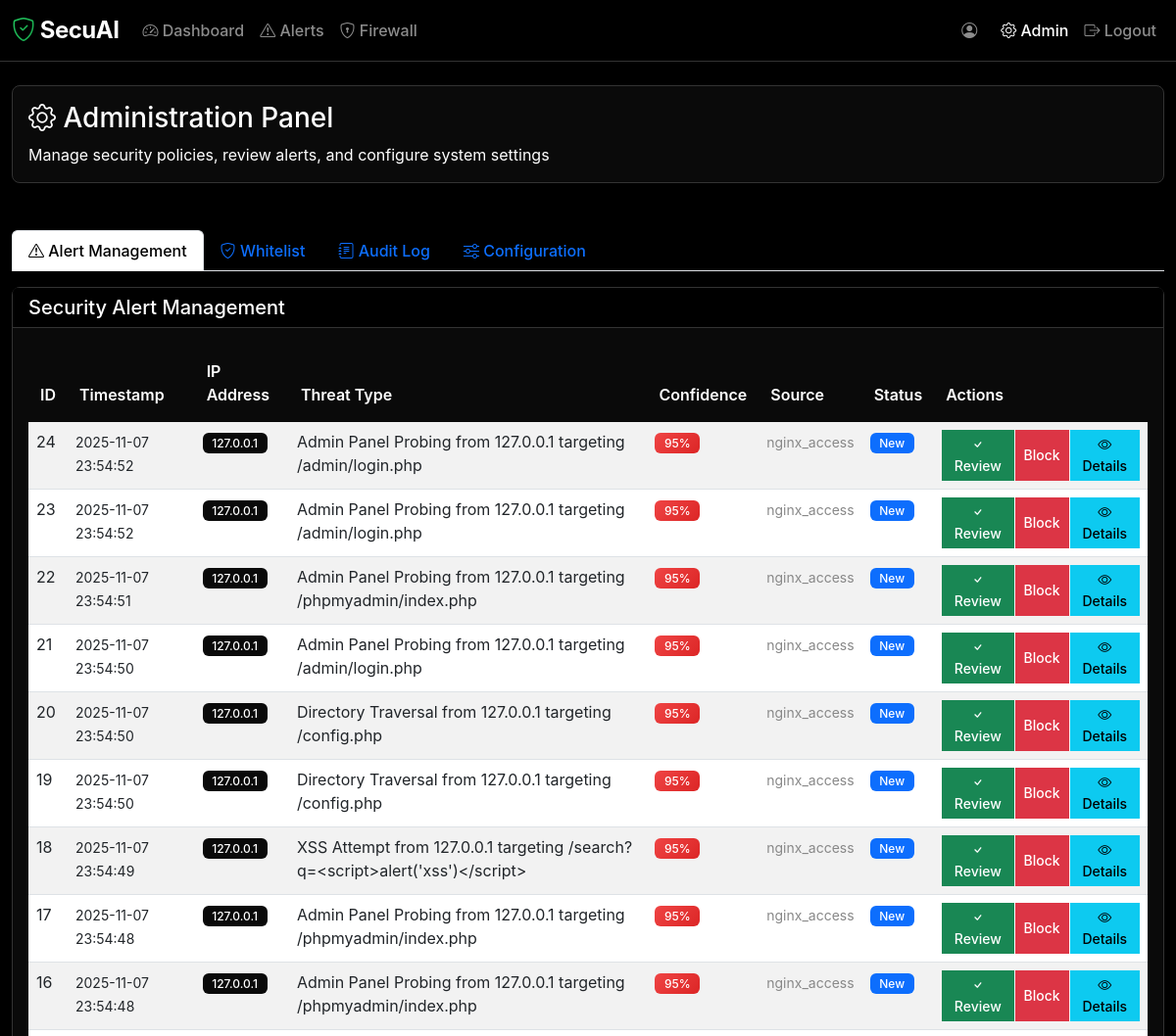
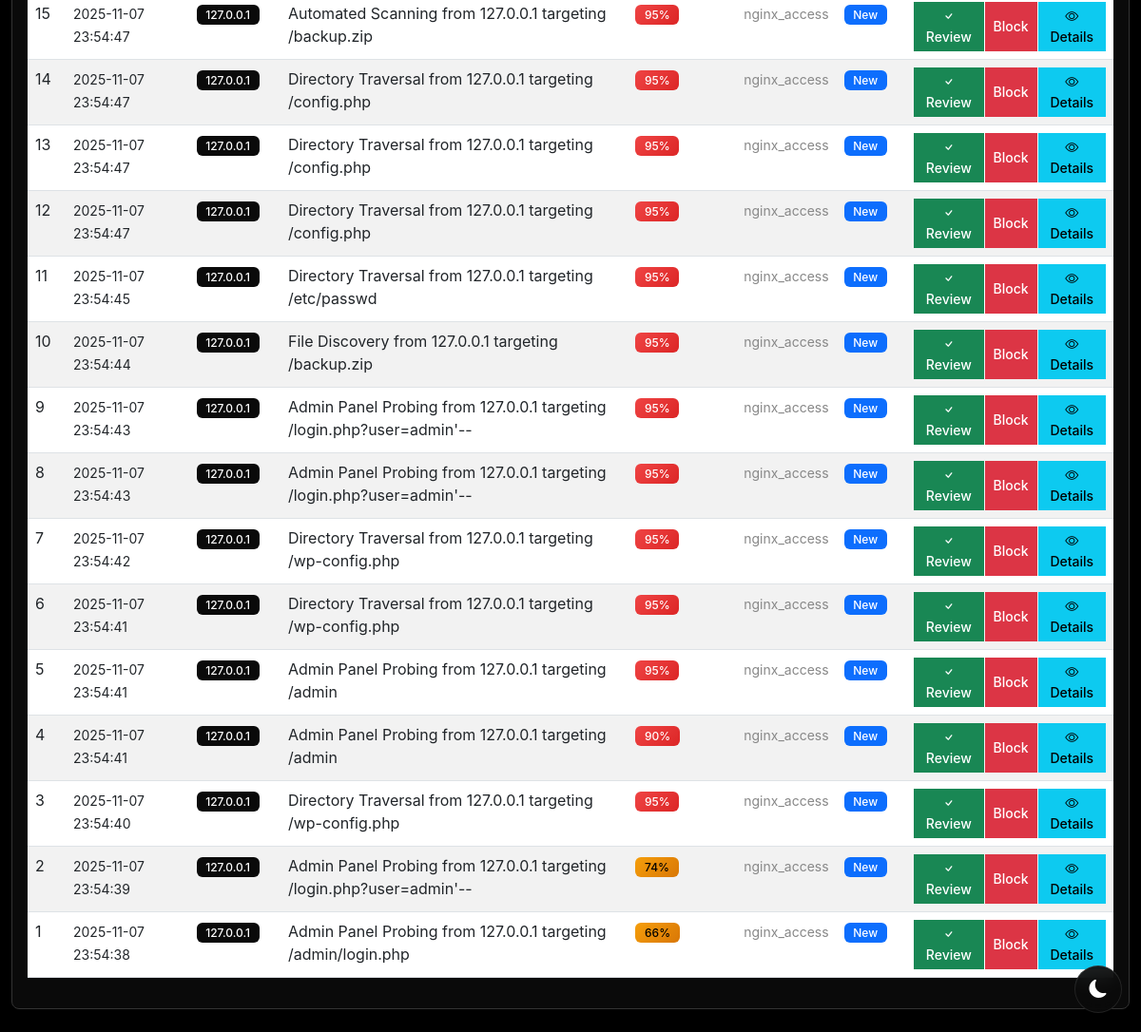
The page /admin (signed in) on the database its author committed (2 pictures, top to bottom).
### models.py (models this page shows, shortened)
class Alert(db.Model):
    __tablename__ = 'alerts'
    id = db.Column(db.Integer, primary_key=True)
    ip = db.Column(db.String(45), nullable=False, index=True)  # Support IPv6
    reason = db.Column(db.String(255), nullable=False)
    confidence = db.Column(db.Float, default=0.5, nullable=False)
    details = db.Column(db.Text)  # JSON string with additional data
    source = db.Column(db.String(100), nullable=False)  # api, upload:filename, honeypot, etc.
    status = db.Column(db.String(20), default='new', nullable=False)  # new, reviewed, ignored, blocked
    created_at = db.Column(db.DateTime, default=datetime.utcnow, nullable=False, index=True)
    reviewed_at = db.Column(db.DateTime)
    reviewed_by = db.Column(db.Integer, db.ForeignKey('users.id'))
    reviewer = db.relationship('User', backref='reviewed_alerts')

### app.py (the view)
@app.route('/admin')
@login_required
def admin():
    try:
        audit_logs = AuditLog.query.order_by(AuditLog.created_at.desc()).limit(50).all()
        alerts = Alert.query.order_by(Alert.created_at.desc()).limit(100).all()
        whitelist = Whitelist.query.filter(Whitelist.is_active == True).all()
        user_count = User.query.count()
        return render_template('admin.html',
                             audit_logs=audit_logs,
                             alerts=alerts,
                             whitelist=whitelist,
                             user_count=user_count)
    except Exception as e:
        logger.error(f"Admin error: {e}")
        flash(f'Admin panel error: {str(e)}')
        return redirect(url_for('dashboard'))

### app.py (called while the page is built)
@login_manager.user_loader
def load_user(user_id):
    return db.session.get(User, int(user_id))

def initialize_monitor():
    global monitor_started
    if not monitor_started:
        clear_sample_data()
        start_log_monitor()
        monitor_started = True
        logger.info("🚀 SecuAI initialization complete")

@app.before_request
def before_request():
    initialize_monitor()

### templates/admin.html (shortened to what this page needs)
<!DOCTYPE html>
<html lang="en">
<head>
    <link href="https://cdn.jsdelivr.net/npm/bootstrap@5.3.0/dist/css/bootstrap.min.css" rel="stylesheet">
    <link href="https://cdn.jsdelivr.net/npm/bootstrap-icons@1.10.0/font/bootstrap-icons.css" rel="stylesheet">
    <link href="{{ url_for('static', filename='css/style.css') }}" rel="stylesheet">
</head>
<body>
    <nav class="navbar navbar-expand-lg navbar-dark bg-dark">
        <div class="container-fluid">
            <a class="navbar-brand" href="/">
                <i class="bi bi-shield-check"></i> SecuAI
            </a>
            <div class="navbar-nav me-auto">
                <a class="nav-link" href="/">
                    <i class="bi bi-speedometer2"></i> Dashboard
                </a>
                <a class="nav-link" href="/alerts">
                    <i class="bi bi-exclamation-triangle"></i> Alerts
                </a>
                <a class="nav-link" href="/firewall">
                    <i class="bi bi-shield-lock"></i> Firewall
                </a>
            </div>
            <div class="navbar-nav">
                {% if current_user.is_authenticated %}
                <span class="navbar-text me-3">
                    <i class="bi bi-person-circle"></i> {{ current_user.username }}
                </span>
                <a class="nav-link active" href="/admin">
                    <i class="bi bi-gear"></i> Admin
                </a>
                <a class="nav-link" href="/logout">
                    <i class="bi bi-box-arrow-right"></i> Logout
                </a>
                {% endif %}
            </div>
        </div>
    </nav>
    <div class="container-fluid mt-4">
        <div class="row mb-4">
            <div class="col-12">
                <div class="card bg-primary text-white">
                    <div class="card-body">
                        <h3><i class="bi bi-gear"></i> Administration Panel</h3>
                        <p class="mb-0">Manage security policies, review alerts, and configure system settings</p>
                    </div>
                </div>
            </div>
        </div>
        <ul class="nav nav-tabs" id="adminTabs" role="tablist">
            <li class="nav-item" role="presentation">
                <button class="nav-link active" id="alerts-tab" data-bs-toggle="tab" data-bs-target="#alerts-panel"
                        type="button" role="tab">
                    <i class="bi bi-exclamation-triangle"></i> Alert Management
                </button>
            </li>
            <li class="nav-item" role="presentation">
                <button class="nav-link" id="whitelist-tab" data-bs-toggle="tab" data-bs-target="#whitelist-panel"
                        type="button" role="tab">
                    <i class="bi bi-shield-check"></i> Whitelist
                </button>
            </li>
            <li class="nav-item" role="presentation">
                <button class="nav-link" id="audit-tab" data-bs-toggle="tab" data-bs-target="#audit-panel"
                        type="button" role="tab">
                    <i class="bi bi-journal-text"></i> Audit Log
                </button>
            </li>
            <li class="nav-item" role="presentation">
                <button class="nav-link" id="config-tab" data-bs-toggle="tab" data-bs-target="#config-panel"
                        type="button" role="tab">
                    <i class="bi bi-sliders"></i> Configuration
                </button>
            </li>
        </ul>
        <div class="tab-content" id="adminTabContent">
            <div class="tab-pane fade show active" id="alerts-panel" role="tabpanel">
                <div class="card mt-3">
                    <div class="card-header">
                        <h5 class="card-title mb-0">Security Alert Management</h5>
                    </div>
                    <div class="card-body">
                        <div class="table-responsive">
                            <table class="table table-striped">
                                <thead>
                                    <tr>
                                        <th>ID</th>
                                        <th>Timestamp</th>
                                        <th>IP Address</th>
                                        <th>Threat Type</th>
                                        <th>Confidence</th>
                                        <th>Source</th>
                                        <th>Status</th>
                                        <th>Actions</th>
                                    </tr>
                                </thead>
                                <tbody>
                                    {% for alert in alerts %}
                                    <tr>
                                        <td>{{ alert.id }}</td>
                                        <td>
                                            <small>{{ alert.created_at.strftime('%Y-%m-%d %H:%M:%S') }}</small>
                                        </td>
                                        <td>
                                            <span class="badge bg-secondary">{{ alert.ip }}</span>
                                        </td>
                                        <td>{{ alert.reason }}</td>
                                        <td>
                                            {% set confidence_percent = (alert.confidence * 100) | int %}
                                            {% if confidence_percent >= 80 %}
                                                <span class="badge bg-danger">{{ confidence_percent }}%</span>
                                            {% elif confidence_percent >= 60 %}
                                                <span class="badge bg-warning">{{ confidence_percent }}%</span>
                                            {% else %}
                                                <span class="badge bg-info">{{ confidence_percent }}%</span>
                                            {% endif %}
                                        </td>
                                        <td>
                                            <small class="text-muted">{{ alert.source }}</small>
                                        </td>
                                        <td>
                                            {% if alert.status == 'new' %}
                                                <span class="badge bg-primary">New</span>
                                            {% elif alert.status == 'reviewed' %}
                                                <span class="badge bg-success">Reviewed</span>
                                            {% elif alert.status == 'ignored' %}
                                                <span class="badge bg-secondary">Ignored</span>
                                            {% elif alert.status == 'blocked' %}
                                                <span class="badge bg-danger">Blocked</span>
                                            {% endif %}
                                        </td>
                                        <td>
                                            <div class="btn-group" role="group">
                                                {% if alert.status == 'new' %}
                                                <button class="btn btn-sm btn-success"
                                                        onclick="reviewAlert({{ alert.id }})">
                                                    <i class="bi bi-check"></i> Review
                                                </button>
                                                <button class="btn btn-sm btn-danger"
                                                        onclick="blockFromAlert('{{ alert.ip }}', {{ alert.id }})">
                                                     Block
                                                </button>
                                                {% endif %}
                                                <button class="btn btn-sm btn-info"
                                                        onclick="viewAlertDetails({{ alert.id }})">
                                                    <i class="bi bi-eye"></i> Details
                                                </button>
                                            </div>
                                        </td>
                                    </tr>
                                    {% endfor %}
                                </tbody>
                            </table>
                        </div>
                    </div>
                </div>
            </div>
        </div>
    </div>
    <button class="theme-toggle" onclick="toggleTheme()" title="Toggle theme">
        <i class="bi bi-moon-fill" id="theme-icon"></i>
    </button>
</body>
</html>

### static/css/style.css (style rules this page uses)
:root { --background: 0 0% 100%; --foreground: 240 10% 4%; --card: 0 0% 100%; --card-foreground: 240 10% 4%; --popover: 0 0% 100%; --popover-foreground: 240 10% 4%; --primary: 142 86% 28%; --primary-foreground: 356 29% 98%; --secondary: 240 5% 96%; --secondary-foreground: 240 6% 10%; --muted: 240 5% 96%; --muted-foreground: 240 4% 46%; --accent: 240 5% 96%; --accent-foreground: 240 6% 10%; --destructive: 0 84% 60%; --destructive-foreground: 0 0% 98%; --border: 240 6% 90%; --input: 240 6% 90%; --ring: 142 86% 28%; --radius: 0.5rem; --success: 142 86% 28%; --warning: 45 93% 47%; --danger: 0 84% 60%; --info: 200 95% 40%; }
:root, [data-theme="dark"] { --background: 0 0% 0%; --foreground: 0 0% 98%; --card: 0 0% 3%; --card-foreground: 0 0% 98%; --popover: 0 0% 3%; --popover-foreground: 0 0% 98%; --primary: 0 0% 98%; --primary-foreground: 0 0% 9%; --secondary: 0 0% 9%; --secondary-foreground: 0 0% 98%; --muted: 0 0% 9%; --muted-foreground: 0 0% 65%; --accent: 0 0% 9%; --accent-foreground: 0 0% 98%; --destructive: 0 84% 60%; --destructive-foreground: 0 0% 98%; --border: 0 0% 15%; --input: 0 0% 9%; --ring: 142 86% 28%; }
* { border-color: hsl(var(--border)); }
body { background-color: hsl(var(--background)); color: hsl(var(--foreground)); font-family: -apple-system, BlinkMacSystemFont, "Segoe UI", Roboto, "Helvetica Neue", Arial, sans-serif; line-height: 1.5; transition: background-color 0.3s ease, color 0.3s ease; }
.card { background-color: hsl(var(--card)); color: hsl(var(--card-foreground)); border: 1px solid hsl(var(--border)); border-radius: var(--radius); box-shadow: 0 1px 3px 0 rgba(0, 0, 0, 0.1), 0 1px 2px 0 rgba(0, 0, 0, 0.06); transition: all 0.2s ease-in-out; margin-bottom: 1.5rem; }
.card-header { background-color: hsl(var(--muted)); border-bottom: 1px solid hsl(var(--border)); border-radius: calc(var(--radius) - 2px) calc(var(--radius) - 2px) 0 0; font-weight: 600; }
.card.bg-primary, .card.bg-danger, .card.bg-warning, .card.bg-info { transition: var(--transition); }
.btn { border-radius: var(--border-radius); transition: var(--transition); font-weight: 500; }
.btn-group .btn { margin-right: 2px; }
.btn-group .btn:last-child { margin-right: 0; }
.table { border-radius: var(--border-radius); overflow: hidden; }
.table thead th { background-color: var(--light-color); border: none; font-weight: 600; color: var(--dark-color); padding: 1rem 0.75rem; }
.table tbody tr { transition: var(--transition); }
.table-responsive { border-radius: var(--border-radius); box-shadow: var(--box-shadow); }
.badge { font-size: 0.75em; padding: 0.5em 0.75em; border-radius: 50px; font-weight: 500; }
.navbar-brand { font-weight: 700; font-size: 1.5rem; }
.nav-link { font-weight: 500; transition: var(--transition); }
body { background-color: #000000 !important; }
.navbar-dark { background-color: #000000 !important; border-bottom: 1px solid #333333; }
.bg-dark { background-color: #000000 !important; }
.bg-secondary { background-color: #0a0a0a !important; }
.text-muted { color: #888888 !important; }
.container-fluid { background-color: #000000 !important; }
.card { background-color: #0a0a0a !important; border-color: #333333 !important; color: #ffffff !important; }
.card-header { background-color: #000000 !important; border-bottom-color: #333333 !important; color: #ffffff !important; }
.theme-toggle { position: fixed; bottom: 20px; right: 20px; background: rgba(10, 10, 10, 0.9); border: 1px solid rgba(255, 255, 255, 0.1); border-radius: 50%; width: 50px; height: 50px; display: flex; align-items: center; justify-content: center; color: #ffffff; font-size: 1.2rem; cursor: pointer; transition: all 0.3s ease; z-index: 1000; backdrop-filter: blur(10px); }
.badge { border-radius: 6px; font-weight: 500; padding: 0.4em 0.8em; }
.badge.bg-danger { background: linear-gradient(135deg, #ef4444, #dc2626) !important; }
.badge.bg-warning { background: linear-gradient(135deg, #f59e0b, #d97706) !important; color: #000000 !important; }
.navbar-brand { font-weight: 700; font-size: 1.5rem; letter-spacing: -0.5px; }
.navbar-brand i { background: linear-gradient(135deg, #22c55e, #16a34a); -webkit-background-clip: text; -webkit-text-fill-color: transparent; background-clip: text; }

### rows shown on the page
Alert: id "24", created_at "2025-11-07 23:54:52", ip "127.0.0.1", reason "Admin Panel Probing from 127.0.0.1 targeting /admin/login.php", confidence_percent "95", source "nginx_access", status "New"
Alert: id "23", created_at "2025-11-07 23:54:52", ip "127.0.0.1", reason "Admin Panel Probing from 127.0.0.1 targeting /admin/login.php", confidence_percent "95", source "nginx_access", status "New"
Alert: id "22", created_at "2025-11-07 23:54:51", ip "127.0.0.1", reason "Admin Panel Probing from 127.0.0.1 targeting /phpmyadmin/index.php", confidence_percent "95", source "nginx_access", status "New"
Alert: id "21", created_at "2025-11-07 23:54:50", ip "127.0.0.1", reason "Admin Panel Probing from 127.0.0.1 targeting /admin/login.php", confidence_percent "95", source "nginx_access", status "New"
Alert: id "20", created_at "2025-11-07 23:54:50", ip "127.0.0.1", reason "Directory Traversal from 127.0.0.1 targeting /config.php", confidence_percent "95", source "nginx_access", status "New"
Alert: id "19", created_at "2025-11-07 23:54:50", ip "127.0.0.1", reason "Directory Traversal from 127.0.0.1 targeting /config.php", confidence_percent "95", source "nginx_access", status "New"
Alert: id "18", created_at "2025-11-07 23:54:49", ip "127.0.0.1", reason "XSS Attempt from 127.0.0.1 targeting /search?q=<script>alert('xss')</script>", confidence_percent "95", source "nginx_access", status "New"
Alert: id "17", created_at "2025-11-07 23:54:48", ip "127.0.0.1", reason "Admin Panel Probing from 127.0.0.1 targeting /phpmyadmin/index.php", confidence_percent "95", source "nginx_access", status "New"
Alert: id "16", created_at "2025-11-07 23:54:48", ip "127.0.0.1", reason "Admin Panel Probing from 127.0.0.1 targeting /phpmyadmin/index.php", confidence_percent "95", source "nginx_access", status "New"
Alert: id "15", created_at "2025-11-07 23:54:47", ip "127.0.0.1", reason "Automated Scanning from 127.0.0.1 targeting /backup.zip", confidence_percent "95", source "nginx_access", status "New"
Alert: id "14", created_at "2025-11-07 23:54:47", ip "127.0.0.1", reason "Directory Traversal from 127.0.0.1 targeting /config.php", confidence_percent "95", source "nginx_access", status "New"
Alert: id "13", created_at "2025-11-07 23:54:47", ip "127.0.0.1", reason "Directory Traversal from 127.0.0.1 targeting /config.php", confidence_percent "95", source "nginx_access", status "New"
Alert: id "12", created_at "2025-11-07 23:54:47", ip "127.0.0.1", reason "Directory Traversal from 127.0.0.1 targeting /config.php", confidence_percent "95", source "nginx_access", status "New"
Alert: id "11", created_at "2025-11-07 23:54:45", ip "127.0.0.1", reason "Directory Traversal from 127.0.0.1 targeting /etc/passwd", confidence_percent "95", source "nginx_access", status "New"
Alert: id "10", created_at "2025-11-07 23:54:44", ip "127.0.0.1", reason "File Discovery from 127.0.0.1 targeting /backup.zip", confidence_percent "95", source "nginx_access", status "New"
Alert: id "9", created_at "2025-11-07 23:54:43", ip "127.0.0.1", reason "Admin Panel Probing from 127.0.0.1 targeting /login.php?user=admin'--", confidence_percent "95", source "nginx_access", status "New"
Alert: id "8", created_at "2025-11-07 23:54:43", ip "127.0.0.1", reason "Admin Panel Probing from 127.0.0.1 targeting /login.php?user=admin'--", confidence_percent "95", source "nginx_access", status "New"
Alert: id "7", created_at "2025-11-07 23:54:42", ip "127.0.0.1", reason "Directory Traversal from 127.0.0.1 targeting /wp-config.php", confidence_percent "95", source "nginx_access", status "New"
Alert: id "6", created_at "2025-11-07 23:54:41", ip "127.0.0.1", reason "Directory Traversal from 127.0.0.1 targeting /wp-config.php", confidence_percent "95", source "nginx_access", status "New"
Alert: id "5", created_at "2025-11-07 23:54:41", ip "127.0.0.1", reason "Admin Panel Probing from 127.0.0.1 targeting /admin", confidence_percent "95", source "nginx_access", status "New"
Alert: id "4", created_at "2025-11-07 23:54:41", ip "127.0.0.1", reason "Admin Panel Probing from 127.0.0.1 targeting /admin", confidence_percent "90", source "nginx_access", status "New"
Alert: id "3", created_at "2025-11-07 23:54:40", ip "127.0.0.1", reason "Directory Traversal from 127.0.0.1 targeting /wp-config.php", confidence_percent "95", source "nginx_access", status "New"
Alert: id "2", created_at "2025-11-07 23:54:39", ip "127.0.0.1", reason "Admin Panel Probing from 127.0.0.1 targeting /login.php?user=admin'--", confidence_percent "74", source "nginx_access", status "New"
Alert: id "1", created_at "2025-11-07 23:54:38", ip "127.0.0.1", reason "Admin Panel Probing from 127.0.0.1 targeting /admin/login.php", confidence_percent "66", source "nginx_access", status "New"
